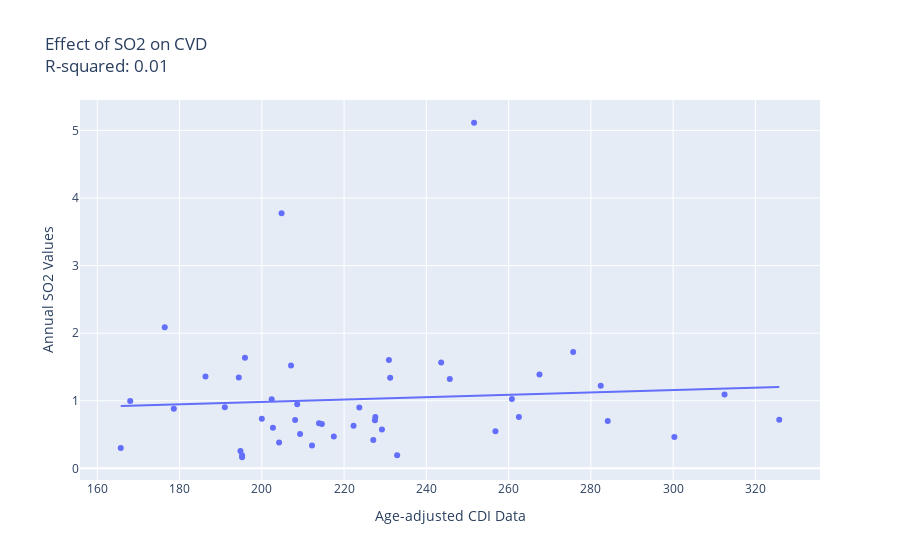

Notebook source saved alongside this figure:
### Code cell
plot_indiv_cdi('SO2', "CVD", cvd_df)

### Figure 1 — Plotly figure (JSON) as saved in the notebook; plotly's stock layout.template omitted (floating-point values rounded to 4 significant figures)
{"data": [{"hovertemplate": "<b>%{hovertext}</b><br><br>Age-adjusted CDI Data=%{x}<br>Annual SO2 Values=%{y}<extra></extra>", "hovertext": ["Alabama", "Arizona", "Arkansas", "California", "Colorado", "Delaware", "Florida", "Georgia", "Hawaii", "Idaho", "Illinois", "Indiana", "Iowa", "Kansas", "Kentucky", "Louisiana", "Maine", "Maryland", "Massachusetts", "Michigan", "Minnesota", "Mississippi", "Missouri", "Montana", "Nevada", "New Hampshire", "New Jersey", "New Mexico", "New York", "North Carolina", "North Dakota", "Ohio", "Oklahoma", "Oregon", "Pennsylvania", "Rhode Island", "South Carolina", "South Dakota", "Tennessee", "Texas", "Utah", "Vermont", "Virginia", "Washington", "Wisconsin", "Wyoming"], "legendgroup": "", "marker": {"color": "#636efa", "symbol": "circle"}, "mode": "markers", "name": "", "orientation": "v", "showlegend": false, "type": "scatter", "x": [312.5, 195.9, 284.1, 202.7, 178.6, 227.1, 202.4, 245.7, 176.4, 204.8, 231.2, 243.6, 223.7, 222.3, 262.5, 282.4, 195.2, 229.2, 165.7, 267.5, 168, 325.8, 251.6, 208.6, 256.8, 191, 213.9, 200, 227.5, 217.5, 194.4, 260.8, 300.3, 194.8, 227.6, 195.2, 232.9, 209.3, 275.7, 230.9, 204.2, 212.2, 207.1, 186.3, 214.6, 208.1], "xaxis": "x", "y": [1.094, 1.637, 0.6992, 0.5985, 0.8822, 0.4201, 1.023, 1.323, 2.087, 3.775, 1.338, 1.566, 0.8993, 0.6281, 0.7594, 1.223, 0.1638, 0.5734, 0.301, 1.388, 0.9949, 0.7176, 5.113, 0.9468, 0.5471, 0.9026, 0.6682, 0.7338, 0.7104, 0.4707, 1.344, 1.024, 0.4634, 0.2553, 0.7596, 0.1939, 0.1946, 0.5061, 1.72, 1.603, 0.3839, 0.3379, 1.522, 1.358, 0.657, 0.7132], "yaxis": "y"}, {"hovertemplate": "<b>OLS trendline</b><br>SO2 = 0.00174322 * DataValue + 0.633652<br>R<sup>2</sup>=0.005452<br><br>Age-adjusted CDI Data=%{x}<br>Annual SO2 Values=%{y} <b>(trend)</b><extra></extra>", "legendgroup": "", "marker": {"color": "#636efa", "symbol": "circle"}, "mode": "lines", "name": "", "showlegend": false, "type": "scatter", "x": [165.7, 168, 176.4, 178.6, 186.3, 191, 194.4, 194.8, 195.2, 195.2, 195.9, 200, 202.4, 202.7, 204.2, 204.8, 207.1, 208.1, 208.6, 209.3, 212.2, 213.9, 214.6, 217.5, 222.3, 223.7, 227.1, 227.5, 227.6, 229.2, 230.9, 231.2, 232.9, 243.6, 245.7, 251.6, 256.8, 260.8, 262.5, 267.5, 275.7, 282.4, 284.1, 300.3, 312.5, 325.8], "xaxis": "x", "y": [0.9225, 0.9265, 0.9412, 0.945, 0.9584, 0.9666, 0.9725, 0.9732, 0.9739, 0.9739, 0.9751, 0.9823, 0.9865, 0.987, 0.9896, 0.9907, 0.9947, 0.9964, 0.9973, 0.9985, 1.004, 1.007, 1.008, 1.013, 1.021, 1.024, 1.03, 1.03, 1.03, 1.033, 1.036, 1.037, 1.04, 1.058, 1.062, 1.072, 1.081, 1.088, 1.091, 1.1, 1.114, 1.126, 1.129, 1.157, 1.178, 1.202], "yaxis": "y"}], "layout": {"legend": {"tracegroupgap": 0}, "title": {"text": "Effect of SO2 on CVD<br>R-squared: 0.01"}, "xaxis": {"anchor": "y", "domain": [0, 1], "title": {"text": "Age-adjusted CDI Data"}}, "yaxis": {"anchor": "x", "domain": [0, 1], "title": {"text": "Annual SO2 Values"}}}}
